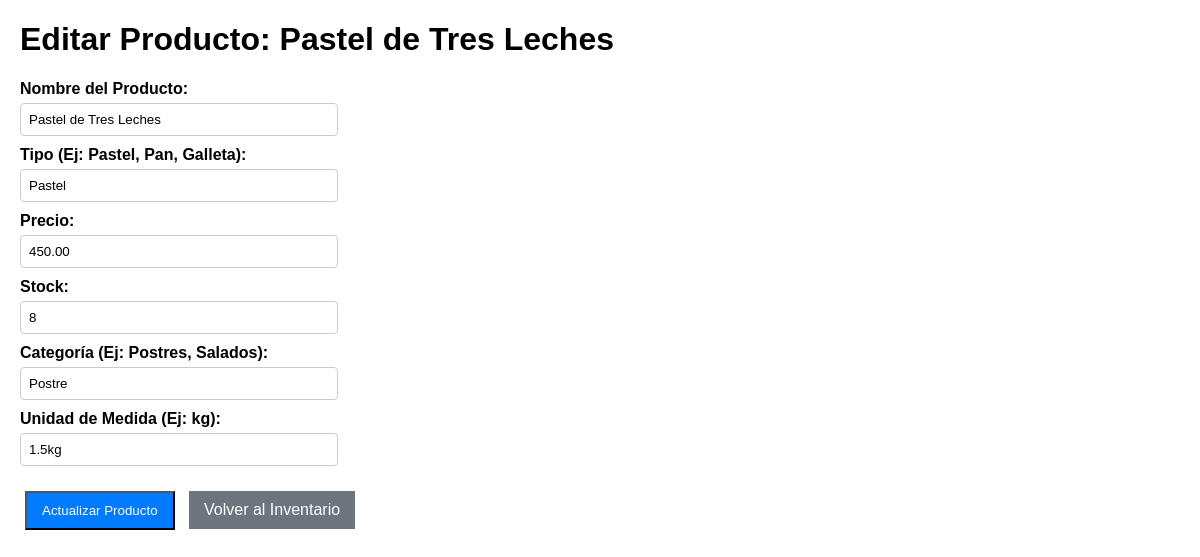
Screenshot of /editar/1/ with the database file from the repository.
### app_productos/models.py (models this page shows, shortened)
class Producto(models.Model):
    nombre = models.CharField(max_length=100)
    tipo = models.CharField(max_length=50)
    precio = models.DecimalField(max_digits=10, decimal_places=2)
    stock = models.IntegerField()
    categoria = models.CharField(max_length=50) # Ejemplo: "Pasteles", "Galletas", "Panadería"
    unidad_medida = models.CharField(max_length=10, default='kg') # Por defecto 'kg'
    class Meta:
        verbose_name = "Producto"
        verbose_name_plural = "Productos"

### app_productos/views.py (the view, shortened to what this page needs)
# urls.py: path('editar/<int:id>/', views.editar_producto, name='editar_producto'),
def editar_producto(request, id):
    producto = get_object_or_404(Producto, id=id)
    return render(request, 'productos/editar_producto.html', {'producto': producto})

### app_productos/templates/productos/editar_producto.html (shortened to what this page needs)
<!DOCTYPE html>
<html lang="es">
<head>
</head>
<body>
    <h1>Editar Producto: {{ producto.nombre }}</h1>
    <form method="post">
        <label>Nombre del Producto:</label>
        <input type="text" name="nombre" value="{{ producto.nombre }}" required>
        <label>Tipo (Ej: Pastel, Pan, Galleta):</label>
        <input type="text" name="tipo" value="{{ producto.tipo }}" required>
        <label>Precio:</label>
        <input type="number" name="precio" step="0.01" value="{{ producto.precio }}" required>
        <label>Stock:</label>
        <input type="number" name="stock" value="{{ producto.stock }}" required>
        <label>Categoría (Ej: Postres, Salados):</label>
        <input type="text" name="categoria" value="{{ producto.categoria }}" required>
        <label>Unidad de Medida (Ej: kg):</label>
        <input type="text" name="unidad_medida" value="{{ producto.unidad_medida }}" required>
        <div style="margin-top: 20px;">
            <button type="submit" class="btn actualizar">Actualizar Producto</button>
            <a href="{% url 'productos_inicio' %}" class="btn volver">Volver al Inventario</a>
        </div>
    </form>
</body>
</html>

### app_productos/templates/productos/editar_producto.html (style rules this page uses)
body { font-family: Arial, sans-serif; margin: 20px; }
.btn { margin: 5px; padding: 10px 15px; text-decoration: none; color: white; display: inline-block; }
.actualizar { background-color: #007BFF; }
.volver { background-color: #6c757d; }
label { display: block; margin-top: 10px; font-weight: bold; }
input[type="text"], input[type="number"] { width: 300px; padding: 8px; margin-top: 5px; border: 1px solid #ccc; border-radius: 4px; }

### rows the page displays
Producto: nombre "Pastel de Tres Leches", tipo "Pastel", precio "450.00", stock "8", categoria "Postre", unidad_medida "1.5kg"
